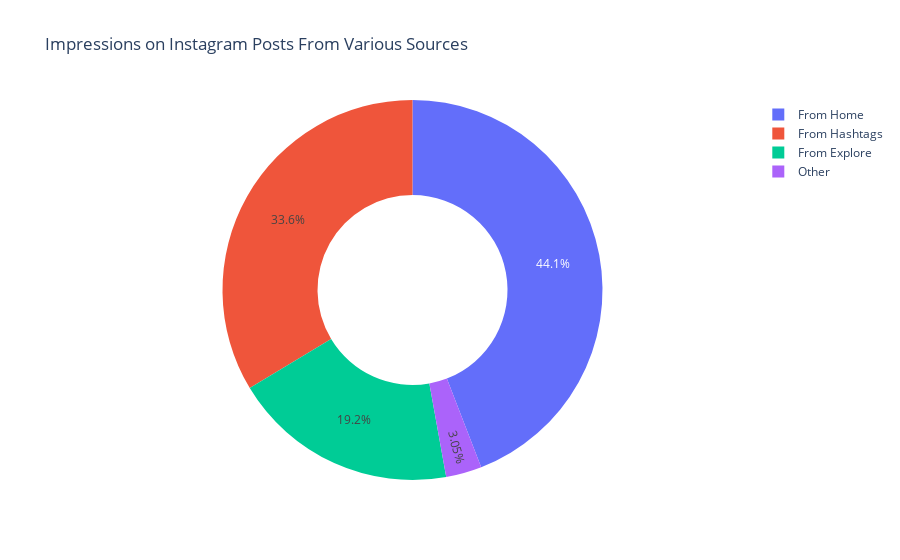

Here is the notebook cell this chart was saved with:
### Markdown cell above
Şimdi bu gosterimlerin yuzdesel oranlarına bakalim hashtags, home ve explore

### Code cell
home=ID['From Home'].sum()
hashtags=ID['From Hashtags'].sum()
explore=ID['From Explore'].sum()
other=ID['From Other'].sum()

labels=['From Home','From Hashtags','From Explore','Other']
values=[home,hashtags,explore,other]
#values kısmı bizim sutunlarımızın degerlerinin toplamını içeriyo

fig=px.pie(ID,values=values, names=labels,
title="Impressions on Instagram Posts From Various Sources",hole=0.5)

#px kutuphanesinin pie fonksiyonu kullanılıyor
#values=values her bir dilimin sayısal ifadelerini belirtir
#names=label etiketini kullanarak her dilimin anlamını belirliyoruz

fig.show()

### Figure 1 — Plotly figure (JSON) as saved in the notebook; plotly's stock layout.template omitted (floating-point values rounded to 4 significant figures)
{"data": [{"domain": {"x": [0, 1], "y": [0, 1]}, "hole": 0.5, "hovertemplate": "label=%{label}<br>value=%{value}<extra></extra>", "labels": ["From Home", "From Hashtags", "From Explore", "Other"], "legendgroup": "", "name": "", "showlegend": true, "type": "pie", "values": [294619, 224614, 128294, 20360]}], "layout": {"legend": {"tracegroupgap": 0}, "title": {"text": "Impressions on Instagram Posts From Various Sources"}}}
